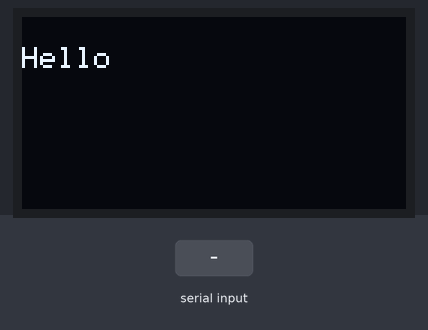
A sketch run on a simulated ESP32. Shown: 128×64 one-colour display. The inputs (shaded band) are chosen by the test bench. Nothing arrives over Bluetooth unless stated; what the sketch prints to the serial monitor is not drawn.

Above: at 2.2 s.
2.3 s: "1" received over the second serial link
At 3.5 s:
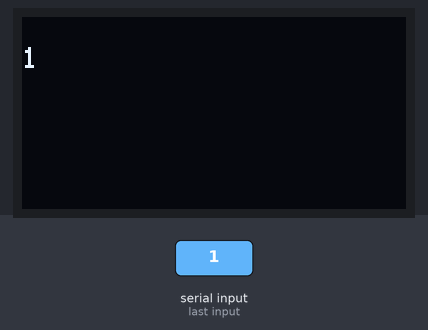
3.8 s: "0" received over the second serial link
At 5.1 s:
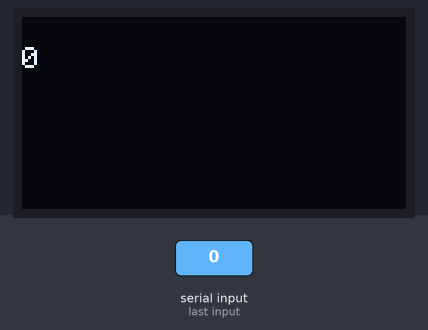
Timing chart, 0 to 6.8 s (numbered marks = the images above; inputs shaded):
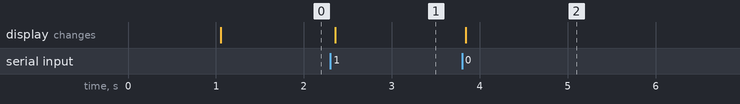

The sketch:

assignment_7.ino
```cpp
#include <Wire.h>
#include <Adafruit_GFX.h>
#include <Adafruit_SSD1306.h>
#define SCREEN_WIDTH 128
#define SCREEN_HEIGHT 64
#include "BluetoothSerial.h"
BluetoothSerial SerialBT;
Adafruit_SSD1306 display(SCREEN_WIDTH, SCREEN_HEIGHT, &Wire, -1);
void setup()
{
Serial.begin(115200);
  SerialBT.begin("ESP32");
  Serial.println("Device is started pair it with bluetooth");
Serial.println("OLED");
  if(!display.begin(SSD1306_SWITCHCAPVCC, 0x3C))
  {
    Serial.println("SSD1306 allocation failed");
    for(;;);
  }
  delay(1000);
  display.clearDisplay();
  display.setTextSize(1);
  display.setTextColor(WHITE);
  display.setCursor(0, 10);
  display.println("Hello");
  display.display();
}

void loop()
{
  if (Serial.available())
  {
    SerialBT.write(Serial.read());
  }

  while(SerialBT.available())
  {
   char a =SerialBT.read();
  Serial.println(a);
  delay(10);
  display.clearDisplay();
  display.setTextSize(1);
  display.setTextColor(WHITE);
  display.setCursor(0, 10);
  display.print(a);
}

display.display();
}
```

Measured:
- after the input at 2.3 s, the display: changes after 0.06 s (image 1)
- after the input at 3.8 s, the display: changes at once (image 2)
